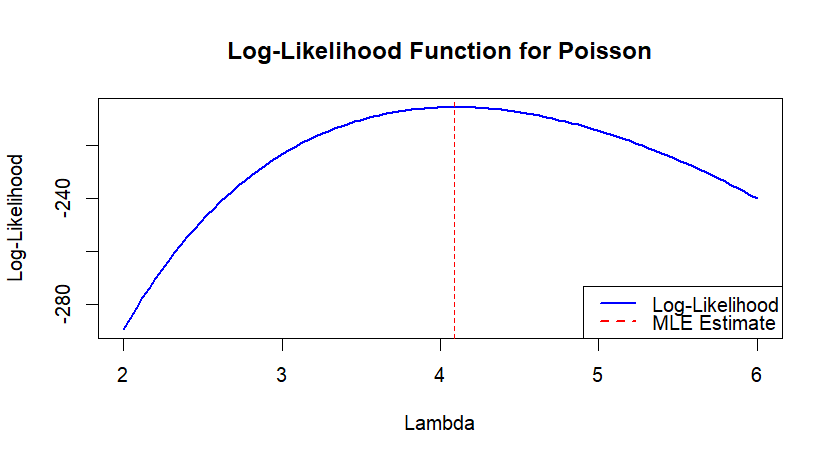

R code for this plot:
# Define the log-likelihood function for Poisson
log_likelihood_poisson <- function(lambda, x) {
  if (lambda <= 0) {
    return(-Inf)  # Log-likelihood is undefined for non-positive lambda
  }
  sum(dpois(x, lambda, log = TRUE))  # Compute log-likelihood
}

# Generate sample data from Poisson distribution
set.seed(123)  # For reproducibility
n <- 100  # Number of observations
true_lambda <- 4  # True Poisson parameter
x <- rpois(n, true_lambda)  # Simulate Poisson random variables
plot(x)
# Compute the MLE for lambda (sample mean)
plot(lambda_mle)
# Print results
cat("The MLE for lambda is:", lambda_mle, "\n")

# Plot log-likelihood function
lambda_values <- seq(2, 6, length.out = 100)  # Lambda values to evaluate
log_likelihood_values <- sapply(lambda_values, log_likelihood_poisson, x = x)

plot(lambda_values, log_likelihood_values, type = "l", col = "blue", lwd = 2,
     xlab = "Lambda", ylab = "Log-Likelihood", main = "Log-Likelihood Function for Poisson")
abline(v = lambda_mle, col = "red", lty = 2)  # Vertical line at MLE
legend("bottomright", legend = c("Log-Likelihood", "MLE Estimate"),
       col = c("blue", "red"), lty = c(1, 2), lwd = c(2, 2))
